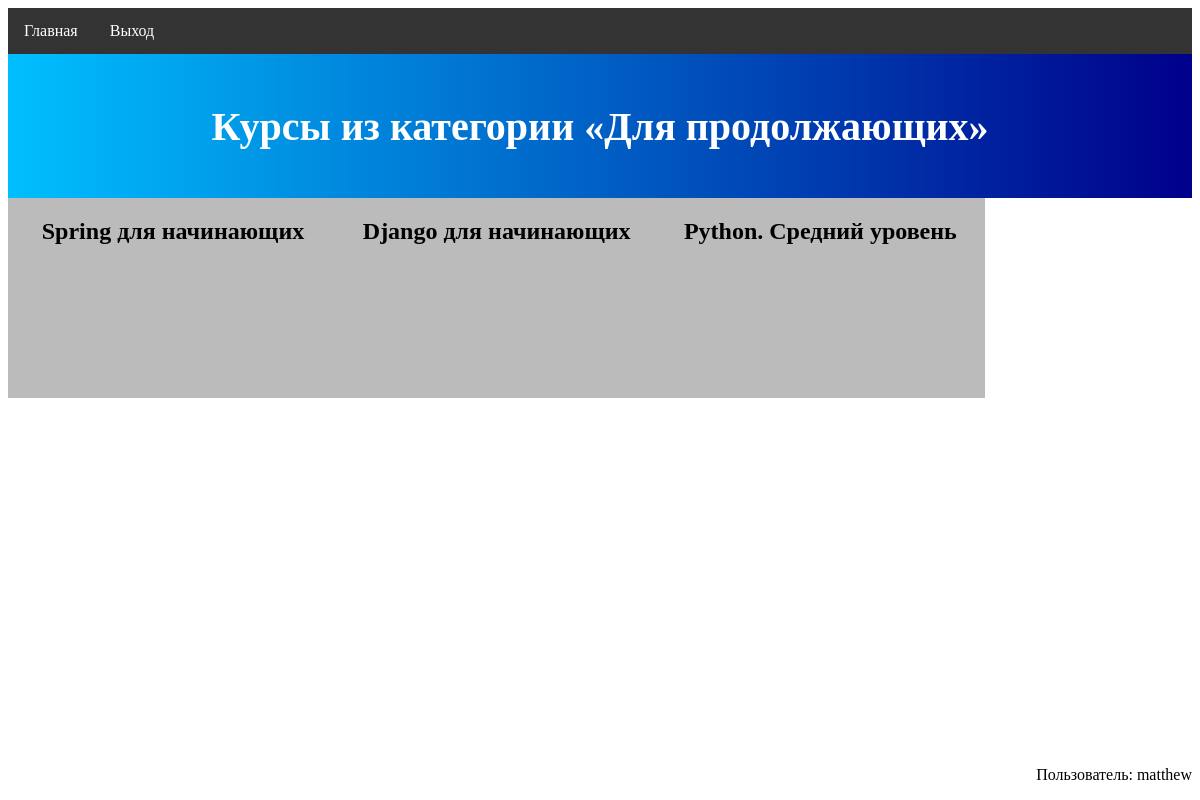
Page /category/2 (signed in) on the committed database.
### mainapp/models.py (models this page shows, shortened)
class Course(models.Model):
    programming_languages = models.ManyToManyField(ProgrammingLanguage)
    technologies = models.ManyToManyField(Technology, blank=True)
    course_category = models.ForeignKey(CourseCategory,
                                        on_delete=models.CASCADE,
                                        default=1)
    name = models.CharField(max_length=64)
    desc = models.TextField(blank=True)
    image = models.ImageField(upload_to='img',
                              default=os.path.join('img', 'default.jpg'))
    class Meta:
        verbose_name = 'Курс'
        verbose_name_plural = 'Курсы'

### mainapp/views.py (the view)
# urls.py: path('category/<int:pk>', views.category_page, name='category_page'),
def category_page(request, pk):
    courses = Course.objects.filter(course_category_id=pk)
    category = CourseCategory.objects.get(pk=pk)
    name = f'курсы из категории «{category}»'
    context = {
        'page_title': name,
        'top_block_text': name,
        'flipblocks_data_list': courses
    }
    return render(request, template_name='mainapp/category_page.html', context=context)

### mainapp/models.py (called while the page is built)
    def __str__(self):
        return self.name

### mainapp/templates/mainapp/category_page.html (shortened to what this page needs)
{% extends 'mainapp/index.html' %}

### mainapp/templates/mainapp/index.html (shortened to what this page needs)
{% extends 'mainapp/base.html' %}
{% load static %}
{% block additional-css %}
    <link rel="stylesheet" href="{% static 'css/flip-box-index.css' %}">
{% endblock %}
{% block content %}
    {% for item in flipblocks_data_list %}
        <div class="flip-box">
            <div class="flip-box-inner">
                <div class="flip-box-front" style="background-image: url('{{ item.image.url }}'); background-position: center; background-size: cover">
                    <h2>{{ item.name }}</h2>
                </div>
                <div class="flip-box-back">
                    <h2>{{ item.desc }}</h2>
                </div>
            </div>
        </div>
    {% endfor %}
{% endblock %}

### mainapp/templates/mainapp/base.html (shortened to what this page needs)
{% load static %}
<!DOCTYPE html>
<html lang="ru">
<head>
    {% block css %}
        <link rel="stylesheet" href="{% static 'css/main-menu.css' %}">
        <link rel="stylesheet" href="{% static 'css/top-block.css' %}">
    {% endblock %}
    {% block additional-css %}
    {% endblock %}
</head>
<body>
<div class="main-menu">
    <ul>
        <li>
            <a href="{% url 'main:index' %}">{{ main_menu_button_1_text|default:'главная'|capfirst }}</a>
        </li>
        <li>
            {% if user.is_authenticated %}
                <a href="{% url 'auth:logout' %}">Выход</a>
            {% else %}
                <a href="{% url 'auth:login_page' %}">Вход</a>
            {% endif %}
        </li>
    </ul>
</div>
<div class="top-block">
    <h1>{{ top_block_text|default:'категории курсов'|capfirst }}</h1>
</div>
{% block content %}
{% endblock %}
<footer style="position: fixed; right: 1vh; bottom: 0">
    <p>Пользователь: {{ user }}</p>
</footer>
</body>
</html>

### static/css/main-menu.css (style rules this page uses)
.main-menu ul { list-style-type: none; margin: 0; padding: 0; overflow: hidden; background-color: #333; position: -webkit-sticky; position: sticky; top: 0; }
.main-menu li { float: left; }
.main-menu li a { display: block; color: white; text-align: center; padding: 14px 16px; text-decoration: none; transition: 300ms; }

### static/css/top-block.css (style rules this page uses)
div.top-block { height: 18vh; background-color: blue; background-image: linear-gradient(to right, deepskyblue, darkblue); display: flex; align-items: center; justify-content: center; }
.top-block h1 { color: white; font-size: 5vh; font-family: Calibri, serif; transition: 1000ms; }

### static/css/flip-box-index.css (style rules this page uses)
div.flip-box { margin-right: 2%; float: left; background-color: transparent; width: 300px; height: 200px; perspective: 1000px; }
.flip-box-inner { position: relative; width: 100%; height: 100%; text-align: center; transition: transform 0.8s; transform-style: preserve-3d; }
.flip-box-front, .flip-box-back { position: absolute; width: 100%; height: 100%; -webkit-backface-visibility: hidden; backface-visibility: hidden; padding-left: 5%; padding-right: 5%; border-top: 2pt; }
.flip-box-front { background-color: #bbb; color: black; text-align: center; }
.flip-box-back { display: flex; background-color: dodgerblue; color: white; transform: rotateX(180deg); font-size: small; text-align: left; align-items: center; }

### rows in the picture
Course: name "Spring для начинающих"
Course: name "Django для начинающих"
Course: name "Python. Средний уровень"

### other values in the picture
{{ main_menu_button_1_text|default:'главная'|capfirst }} "Главная"
{{ top_block_text|default:'категории курсов'|capfirst }} "Курсы из категории «Для продолжающих»"
{{ user }} "matthew"
